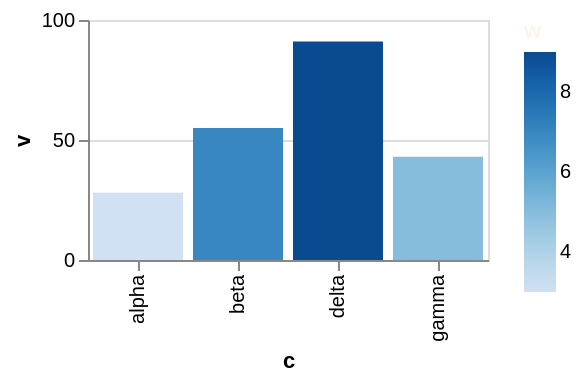

Vega-Lite specification for this chart:
### Vega-Lite specification from a JSON file in a GitHub repository (floating-point values rounded to 4 significant figures)
{"$schema": "https://vega.github.io/schema/vega-lite/v6.json", "width": 200, "height": 120, "data": {"values": [{"c": "alpha", "v": 28, "w": 3, "t": "2024-01-07"}, {"c": "beta", "v": 55, "w": 7, "t": "2024-03-19"}, {"c": "gamma", "v": 43, "w": 5, "t": "2024-06-02"}, {"c": "delta", "v": 91, "w": 9, "t": "2024-09-11"}]}, "mark": "bar", "encoding": {"x": {"field": "c", "type": "nominal"}, "y": {"field": "v", "type": "quantitative"}, "color": {"field": "w", "type": "quantitative", "legend": {"titleColor": "oldlace"}}}}
